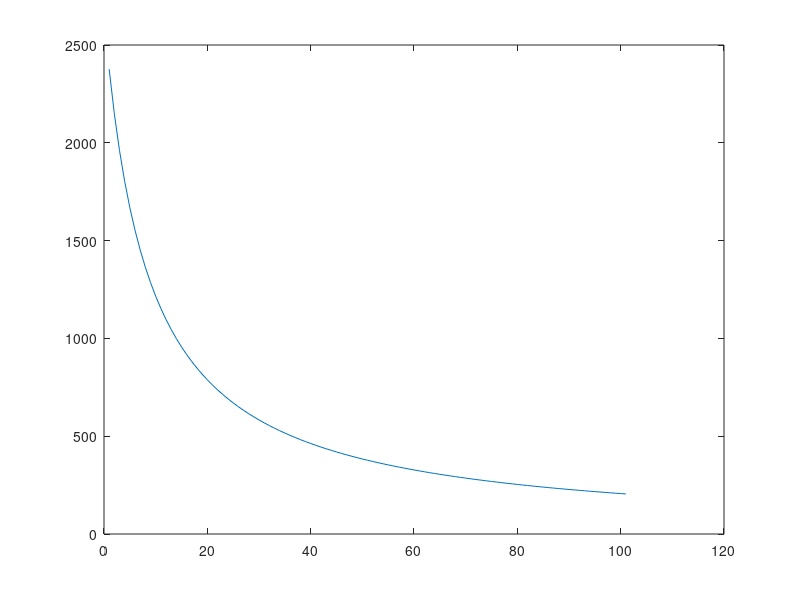
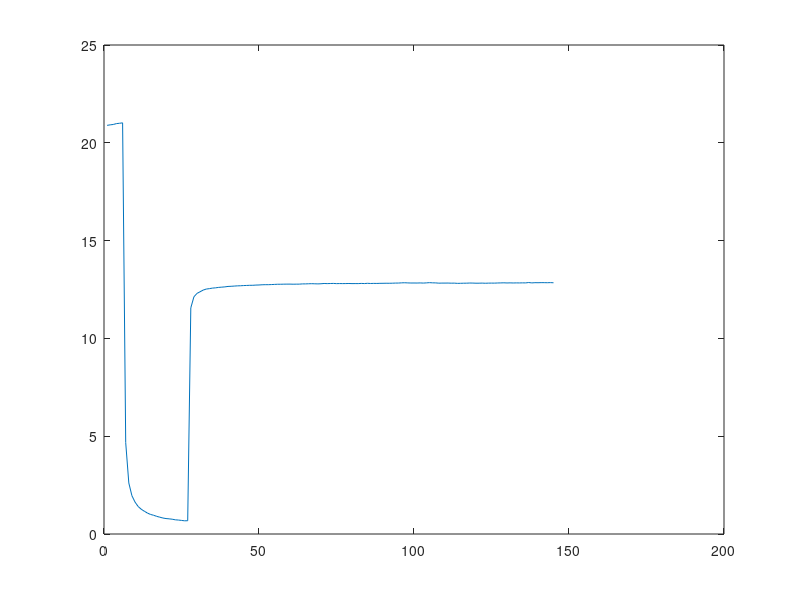
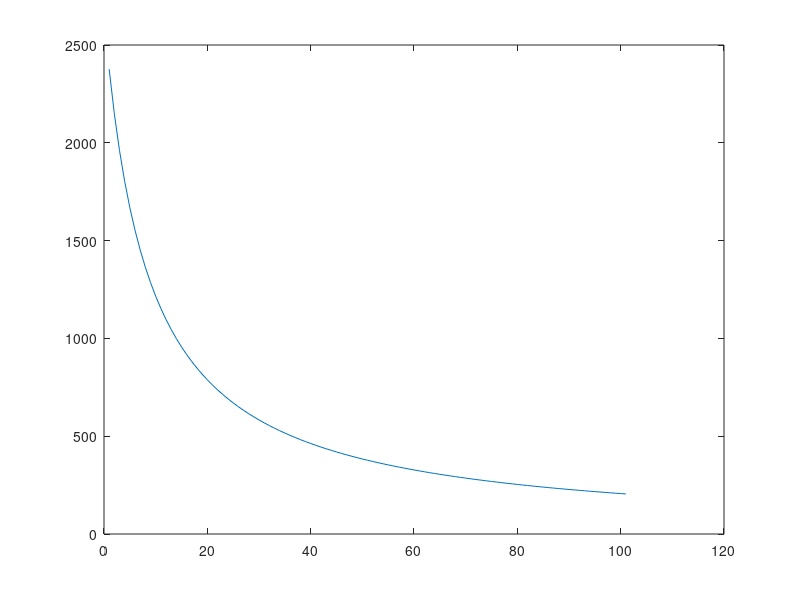

Write MATLAB code to recreate these figures, in order.
load data.csv % data.csv is a single column of intensity data, with the first 4 elements as the two calibration points and corresponding concentration.

intensity_data=data; % enters loaded data into new matrix

I1 = intensity_data(1); % this defines the calibration data based on the element position.
X1 = intensity_data(2); % in the test-data elements 1 and 2 are the zero percent calibration point.
I2 = intensity_data(3); % elements 3 and 4 are the 21-percent calibration point.
X2 = intensity_data(4);


kt = (I2-I1)/((X1*I1)-(X2*I2)); % calculation for Ktau
I0 = (1+kt*X1)*I1;              % intensity in absence of quencher(0% O2)

x1 = 0:1:100;              % makes x values for plot of stern-volmer
y1 = I0./(1+kt*x1);        % plots stern-volmer. Check to see if its fitting your calibration points.
plot(y1)

oxygen_percent = ((I0./intensity_data(5:rows(intensity_data),:))-1)/kt;
figure
plot(oxygen_percent)

int= I0./(x1.*kt+1);
figure
plot(int)

%save percent.csv oxygen_percent % optional line for saving analyzed data to a file
